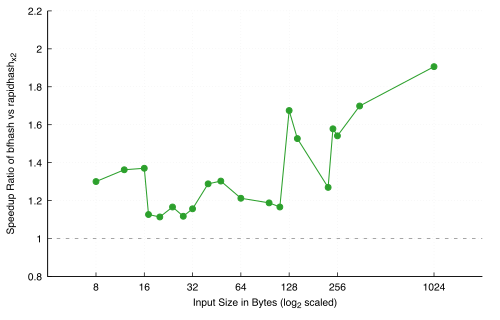

Write gnuplot code to recreate this figure.
# USENIX-style speedup plot for bflib bench results.
#
# Usage:
#   ./bench > results.csv
#   gnuplot speedup.gp
#   open speedup.pdf
#
# Produces speedup.pdf with size on a log x-axis and the speedup ratio
# on a linear y-axis. The single line plots column 5 of the CSV, which
# is rapidhash*2 latency divided by bfhash latency. Values above 1
# mean bfhash is faster than the rapidhash*2 Kirsch-Mitzenmacher peer.
# A dashed gray reference line at y=1 marks parity.

set datafile separator ","

set terminal pdfcairo size 5.0in,3.2in font "Helvetica,11"
set output "speedup.pdf"

set xlabel "Input Size in Bytes (log_2 scaled)"
set ylabel "Speedup Ratio of bfhash vs rapidhash_{x2}"

set logscale x 2
set xtics (8, 16, 32, 64, 128, 256, 1024)
set format x "%g"
set yrange [0.8:2.2]
set xrange [4:2048]

set grid xtics ytics linestyle 0 linecolor "gray70"
set key off
set border 3 linecolor "black"
set xtics nomirror
set ytics nomirror

# Parity reference line at y = 1.
set arrow from graph 0, first 1 to graph 1, first 1 nohead linecolor "gray50" dashtype 2

# Header skipping. `every ::1` starts at record 1, so the CSV header at
# record 0 is dropped.
plot \
    "results.csv" using 1:5 every ::1 with linespoints pointtype 7 pointsize 0.7 linewidth 1.5 linecolor "#2ca02c"
